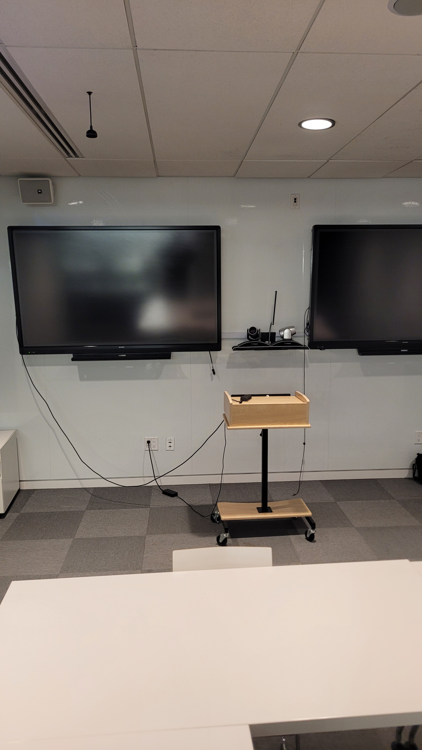
%> input picture S2-im1.png, 422 x 750 px, given in place of S1-im1.png, which was not available
$ octave Assignment2.m   (GNU Octave 9; MATLAB toolbox functions it lacks are replaced by stand-ins)
%> lines starting %> are read from the running program, lines starting %| are printed output that depends on the picture; pictures that were not available may be replaced by others from this repository, and a replacement may not be noted
### convert_to_750.m
function newImg = convert_to_750(img)
    [height, width, ~] = size(img);

    if height > width
        scale = 750 / height;
    else
        scale = 750 / width;
    end

    newImg = imresize(img, scale);
end

### Assignment2.m
clc;
clear;
close all;

%% Part 1: Take 3 sets of 2 photographs to be stitched together to create a panorama

% You need to take photograph pairs to be stitched together, similar to the
% pair we talked about in our transformations lecture. We provide one set
% of images for this assignment (namely S1-im1.png and S1-im2.png) and you
% need to take extra 3 sets of your own. Take each pair of images from
% different scenes. I would recommend taking many sets of images and
% determining which ones to use after some experimentation with your
% implementation and results. Make sure to resize your images to get the
% longer dimension of the image (height or width) to be 750.
% The images you stitch together have to be different photographs of the
% same scene. You can not crop an image in different places to stitch them
% back together.
% For Part 5, at least two of your 3 image sets should contain 4 images to
% be stitched together.
%
% Submit your image pairs named S2-im1.png, S2-im2.png, and so on.

% S1
I1S1 = imread('S1-im1.png');
%> I1S1 is the input picture: size 750x422x3 uint8; mean R, G, B 139.1, 129.5, 121.4
I1S1_gray = rgb2gray(I1S1); % convert the image to grayscale
I1S1_gray = im2double(I1S1_gray);
%> I1S1_gray: size 750x422 double

I2S1 = imread('S1-im2.png');
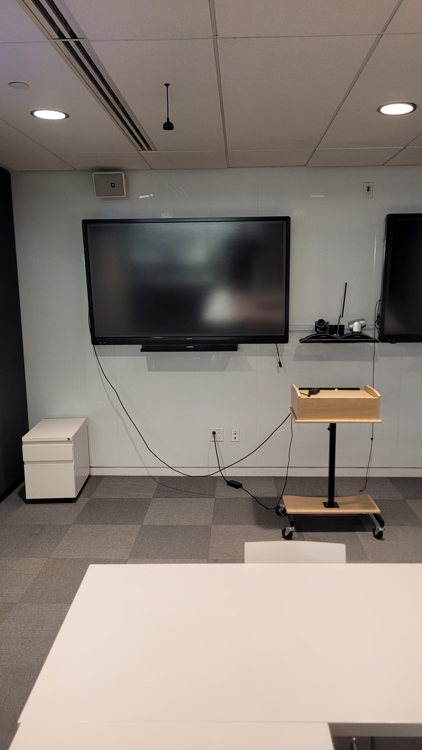
%> input picture S2-im2.png, 422 x 750 px, given in place of S1-im2.png, which was not available
%> I2S1 is the input picture: size 750x422x3 uint8; mean R, G, B 138.3, 129, 121.3
I2S1_gray = rgb2gray(I2S1); % convert the image to grayscale
I2S1_gray = im2double(I2S1_gray);
%> I2S1_gray: size 750x422 double

% S2
I1S2 = imread('S2-im1.png');
I1S2 = convert_to_750(I1S2);
I1S2_gray = rgb2gray(I1S2); % convert the image to grayscale
I1S2_gray = im2double(I1S2_gray);

I2S2 = imread('S2-im2.png');
I2S2 = convert_to_750(I2S2);
I2S2_gray = rgb2gray(I2S2); % convert the image to grayscale
I2S2_gray = im2double(I2S2_gray);

% S3
I1S3 = imread('S3-im1.png');
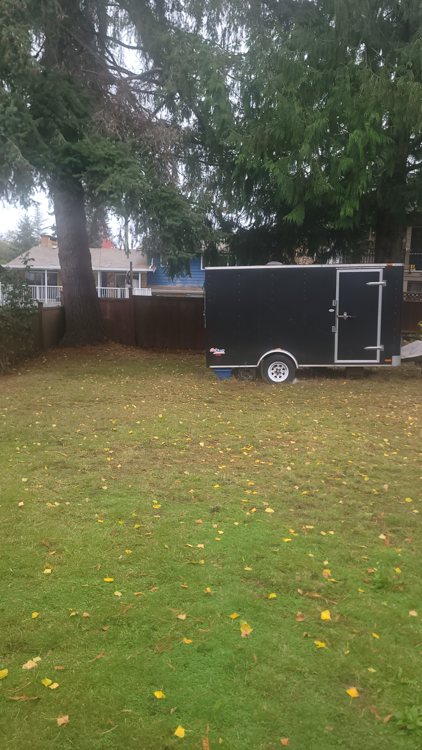
%> input picture S3-im1.png, 422 x 750 px
%> I1S3 is the input picture: size 750x422x3 uint8; mean R, G, B 104, 108.2, 72.7
I1S3 = convert_to_750(I1S3);
I1S3_gray = rgb2gray(I1S3); % convert the image to grayscale
I1S3_gray = im2double(I1S3_gray);
%> I1S3_gray: size 750x422 double

I2S3 = imread('S3-im2.png');
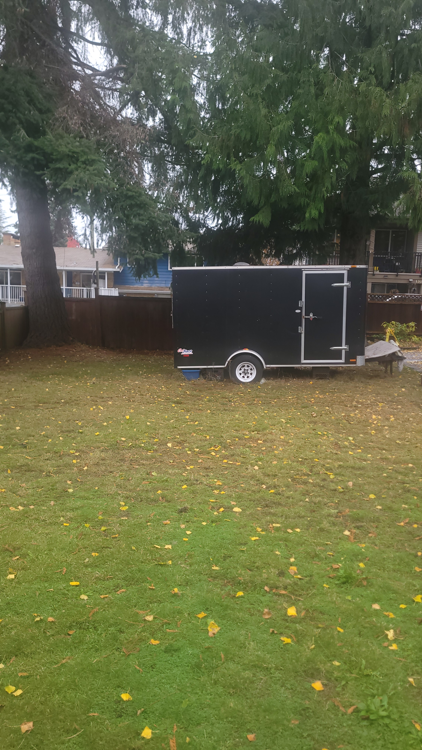
%> input picture S3-im2.png, 422 x 750 px
%> I2S3 is the input picture: size 750x422x3 uint8; mean R, G, B 102.9, 107, 70.9
I2S3 = convert_to_750(I2S3);
I2S3_gray = rgb2gray(I2S3); % convert the image to grayscale
I2S3_gray = im2double(I2S3_gray);
%> I2S3_gray: size 750x422 double

I3S3 = imread('S3-im3.png');
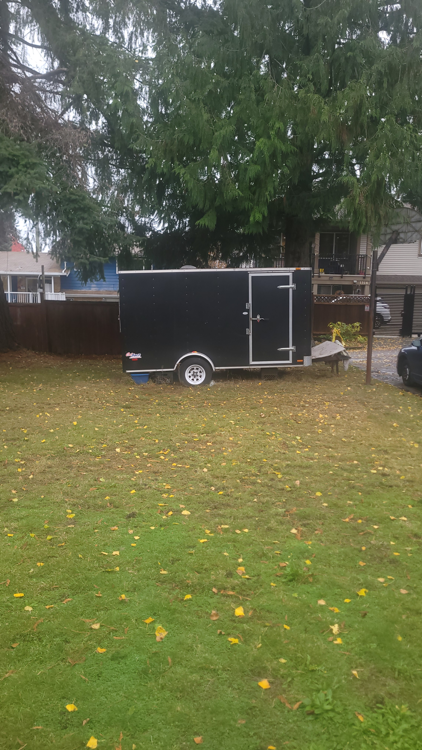
%> input picture S3-im3.png, 422 x 750 px
%> I3S3 is the input picture: size 750x422x3 uint8; mean R, G, B 102.8, 107.6, 71.1
I3S3 = convert_to_750(I3S3);
I3S3_gray = rgb2gray(I3S3); % convert the image to grayscale
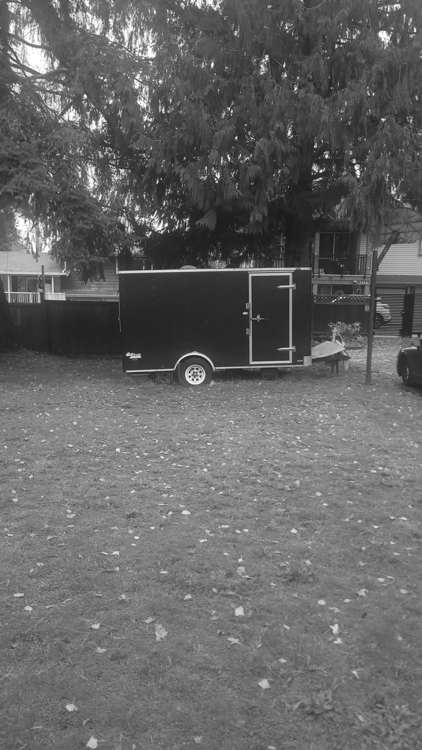
%> I3S3_gray: size 750x422 uint8; min 25, max 255, mean 102
I3S3_gray = im2double(I3S3_gray);
%> I3S3_gray: size 750x422 double

I4S3 = imread('S3-im4.png');
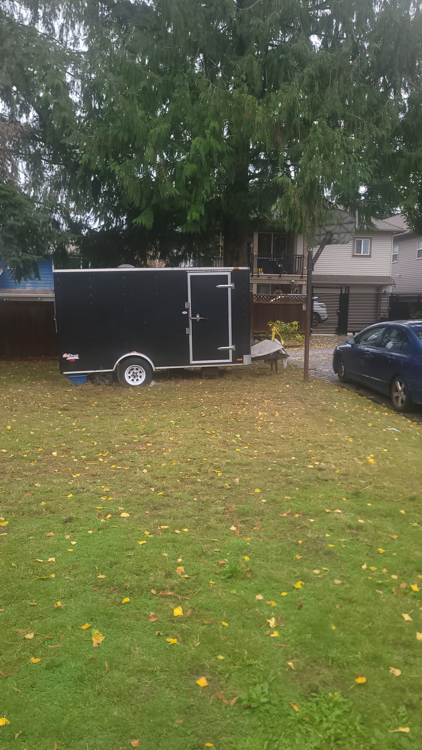
%> input picture S3-im4.png, 422 x 750 px
%> I4S3 is the input picture: size 750x422x3 uint8; mean R, G, B 101.2, 106.2, 69.3
I4S3 = convert_to_750(I4S3);
I4S3_gray = rgb2gray(I4S3); % convert the image to grayscale
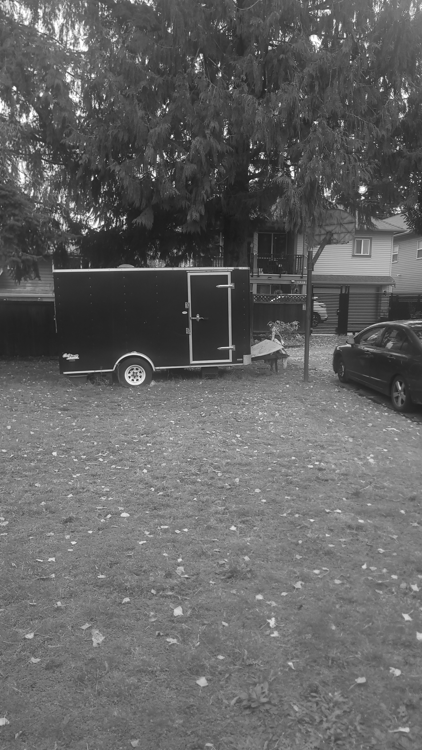
%> I4S3_gray: size 750x422 uint8; min 25, max 255, mean 100.5
I4S3_gray = im2double(I4S3_gray);
%> I4S3_gray: size 750x422 double

% S4
%> (the run ends here)
